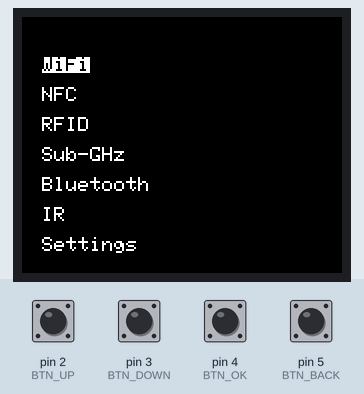
Recording of a sketch running on a simulated Arduino Mega 2560, built for the host (arithmetic inside an expression is 32-bit, double 64-bit). Parts: 160×128 colour display. Inputs (shaded band) come from the test bench; at power-on: pin 2 (BTN_UP), pin 3 (BTN_DOWN), pin 4 (BTN_OK), pin 5 (BTN_BACK) HIGH.

Above: at 1.3 s.
1.4 s: pin 2 (BTN_UP) pulled LOW for 1 s
At 3.0 s:
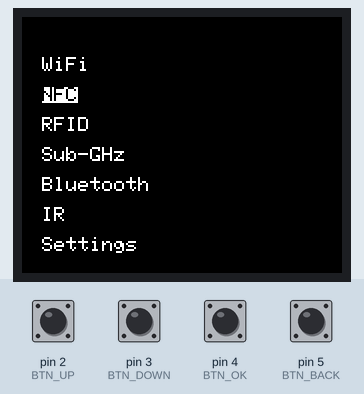
3.9 s: pin 4 (BTN_OK) pulled LOW for 0.15 s
At 4.4 s:
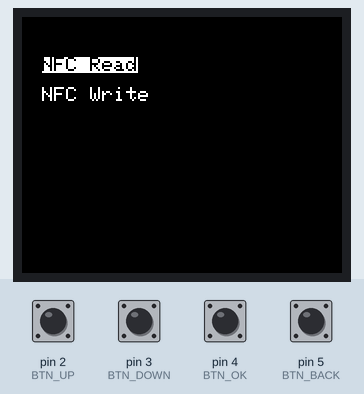
5.5 s: pin 3 (BTN_DOWN) pulled LOW for 0.15 s
At 6.7 s:
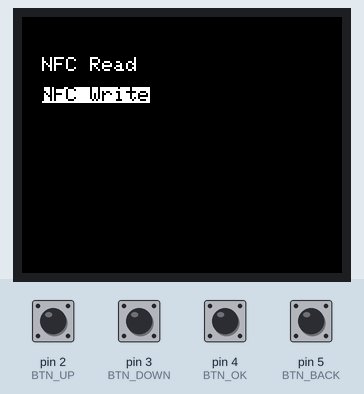
7.1 s: pin 4 (BTN_OK) pulled LOW for 1 s
At 8.0 s:
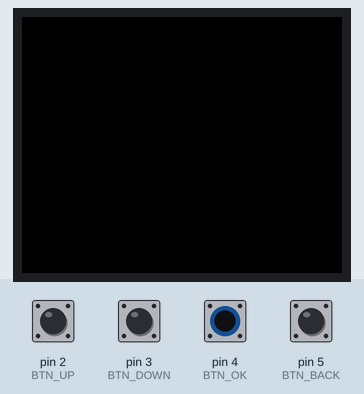
9.6 s: pin 5 (BTN_BACK) pulled LOW for 1 s
At 10.6 s:
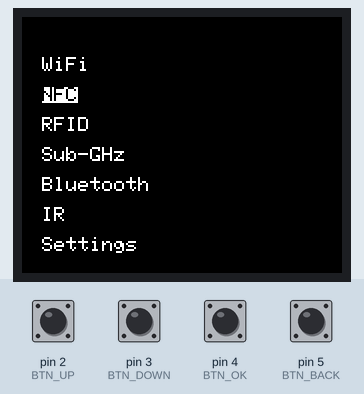
12.1 s: pin 2 (BTN_UP) pulled LOW for 0.15 s
At 13.1 s:
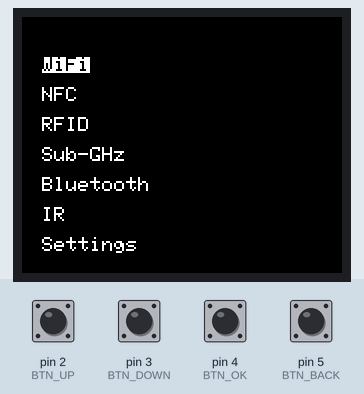
Timing chart, 0 to 14.7 s (numbered marks = the images above; inputs shaded):
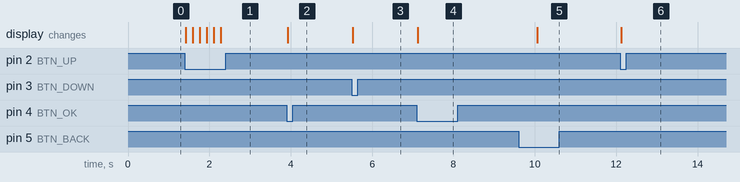

The sketch:

menuv1.ino
```cpp
#include <Adafruit_GFX.h>
#include <Adafruit_ST7735.h>
#include <SPI.h>

#define TFT_CS   8
#define TFT_DC   9
#define TFT_RST  10
#define TFT_MOSI 35
#define TFT_SCLK 36

Adafruit_ST7735 tft = Adafruit_ST7735(TFT_CS, TFT_DC, TFT_RST);

// Buttons
#define BTN_UP    2
#define BTN_DOWN  3
#define BTN_OK    4
#define BTN_BACK  5

//wifi
#include <RF24.h>
#define WIFI_CSN   48 //attivo se low
#define WIFI_CE    4
RF24 nrf24(WIFI_CE, WIFI_CSN);
const byte address[6] = "00001";

// ---------------- MENU STRUCT ----------------
struct Item {
  const char* name;
  int id;
  int parent;
};

Item menu[] = {
  {"WiFi",     0, -1},
  {"NFC",      1, -1},
  {"RFID",     2, -1},
  {"Sub-GHz", 3, -1},
  {"Bluetooth", 4, -1},
  {"IR", 5,-1},
  {"Settings", 6, -1},
  // WiFi
  {"Wifi Scan",     7, 0},
  {"Wifi Jammer",  8, 0},

  // NFC
  {"NFC Read",     9, 1},
  {"NFC Write",    10, 1},

  // RFID
  {"RFID Dump",     11, 2},
  {"RFID Clone",    12, 2},

  // subghz
  {"Sub-GHz Scan", 13, 3},
  {"Sub-GHz Jammer",  14, 3},

  //bluetooth
  {"BLE Scan", 15, 4},
  {"BLE Jammer", 16, 4},

  //IR
  {"IR Scan", 17, 5},
  {"IR Write", 18, 5},

  //settings
  {"Display", 19, 6},
  {"System",  20, 6},
};

int menuSize = sizeof(menu) / sizeof(menu[0]);

// ---------------- NAV ----------------
int parentStack[10];
int selectedStack[10];
int level = 0;
int currentParent = -1;
int selected = 0;

int visibleItems[20];
int visibleCount = 0;

// ---------------- DRAW MENU ----------------
void drawMenu() {
  tft.fillScreen(ST77XX_BLACK);
  tft.setTextSize(1);

  visibleCount = 0;
  int y = 20;

  for (int i = 0; i < menuSize; i++) {

    if (menu[i].parent == currentParent) {

      visibleItems[visibleCount] = i;
      visibleCount++;

      if (visibleCount - 1 == selected) {
        tft.setTextColor(ST77XX_BLACK, ST77XX_WHITE);
      } else {
        tft.setTextColor(ST77XX_WHITE);
      }

      tft.setCursor(10, y);
      tft.print(menu[i].name);
      y += 15;
    }
  }
}

// ---------------- FIND NEXT ----------------
int findNext(int start, int dir) {
  int i = start;

  while (true) {
    i += dir;

    if (i < 0) i = visibleCount - 1;
    if (i >= visibleCount) i = 0;

    return i;
  }
}

// ---------------- SETUP ----------------
void setup() {
  pinMode(BTN_UP, INPUT_PULLUP);
  pinMode(BTN_DOWN, INPUT_PULLUP);
  pinMode(BTN_OK, INPUT_PULLUP);
  pinMode(BTN_BACK, INPUT_PULLUP);

  SPI.begin(36, 37, 35);

  tft.initR(INITR_BLACKTAB);
  tft.setRotation(1);

  drawMenu();
}

// ---------------- LOOP ----------------
void loop() {

  // UP
  if (digitalRead(BTN_UP) == LOW) {
    selected = findNext(selected, -1);
    drawMenu();
    delay(150);
  }

  // DOWN
  if (digitalRead(BTN_DOWN) == LOW) {
    selected = findNext(selected, +1);
    drawMenu();
    delay(150);
  }

  // OK → entra nel submenu corretto
  if (digitalRead(BTN_OK) == LOW) {

    parentStack[level] = currentParent;
    selectedStack[level] = selected;
    level++;

    int index = visibleItems[selected];
    currentParent = index;   // 👈 FIX IMPORTANTE
    selected = 0;

    drawMenu();
    delay(200);
  }

  // BACK → torna di 1 livello
  if (digitalRead(BTN_BACK) == LOW) {

    if (level > 0) {
      level--;
      if (level > 0) {
      level--;
      currentParent = parentStack[level];
      selected = selectedStack[level];
    } else {
      currentParent = -1;
      selected = 0;
    }
      selected = selectedStack[level];
    }

    drawMenu();
    delay(200);
  }
}
```

Measured:
- after the input at 1.4 s, the display: first changes at once (image 1 shows a later state)
- after the input at 3.9 s, the display: changes at once (image 2)
- after the input at 5.5 s, the display: changes at once (image 3)
- after the input at 7.1 s, the display: changes at once (image 4)
- after the input at 9.6 s, the display: changes after 0.46 s (image 5)
- after the input at 12.1 s, the display: changes at once (image 6)
